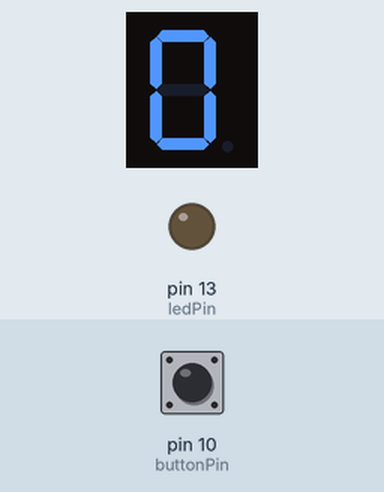
Recording of a sketch running on a simulated Arduino Uno, built with avr-gcc and run on an emulated ATmega328P. Parts: 1-digit seven-segment display, output pins drawn as LEDs (lit = HIGH). Inputs (shaded band) come from the test bench; at power-on: pin 10 (buttonPin) LOW.

Above: at 1.2 s.
1.3 s: pin 10 (buttonPin) pulled HIGH for 0.15 s
At 1.7 s:
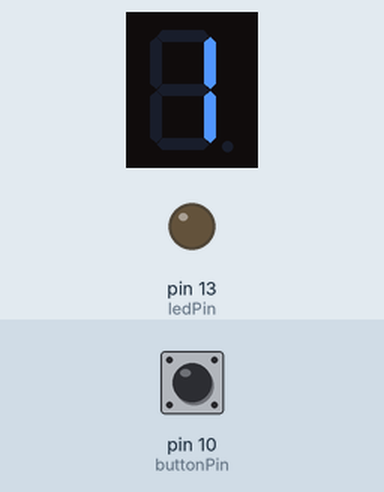
2.9 s: pin 10 (buttonPin) pulled HIGH for 1 s
At 4.1 s:
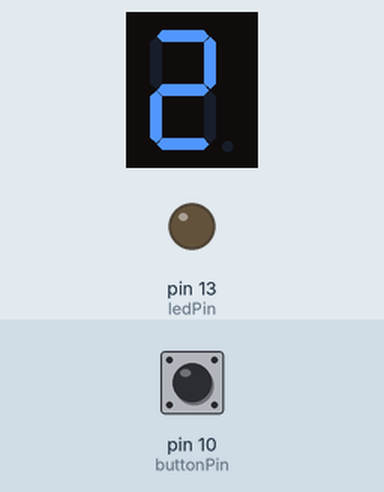
5.4 s: pin 10 (buttonPin) pulled HIGH for 0.15 s
At 6.0 s:
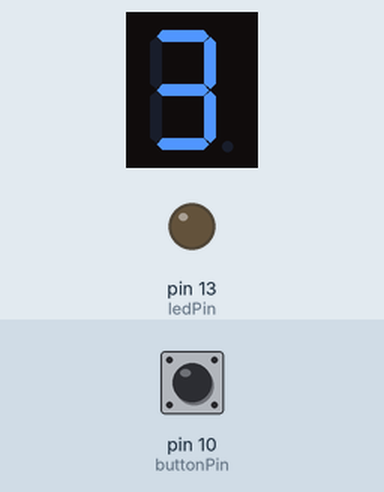
7.0 s: pin 10 (buttonPin) pulled HIGH for 1 s
At 8.4 s:
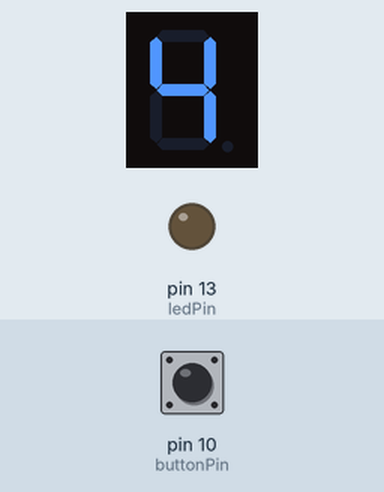
Timing chart, 0 to 10.0 s (numbered marks = the images above; inputs shaded):
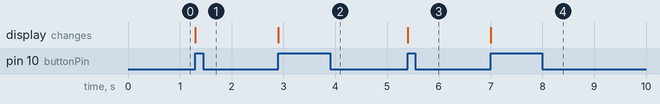

Measured:
- after the input at 1.3 s, the display: changes at once (image 1)
- after the input at 2.9 s, the display: changes at once (image 2)
- after the input at 5.4 s, the display: changes at once (image 3)
- after the input at 7.0 s, the display: changes at once (image 4)

The sketch:

SevSeg_test.ino
```cpp
#include "SevSeg.h"
SevSeg sevseg;

const int buttonPin = 10;     // the number of the pushbutton pin
const int ledPin =  13;      // the number of the LED pin

int buttonState = 0;
int intState = 0;
int numTests = 10;
bool pressed = false;

void setup(){
    byte numDigits = 1;
    byte digitPins[] = {};
    byte segmentPins[] = {6, 5, 2, 3, 4, 7, 8, 9};
    bool resistorsOnSegments = true;

    byte hardwareConfig = COMMON_CATHODE;
    sevseg.begin(hardwareConfig, numDigits, digitPins, segmentPins, resistorsOnSegments);
    sevseg.setBrightness(90);

    // initialize the LED pin as an output:
    pinMode(ledPin, OUTPUT);
    // initialize the pushbutton pin as an input:
    pinMode(buttonPin, INPUT);

    Serial.begin(9600);

    sevseg.setNumber(intState);
    sevseg.refreshDisplay();
}

void loop(){
    // read the state of the pushbutton value:
    buttonState = digitalRead(buttonPin);


    // check if the pushbutton is pressed. If it is, the buttonState is HIGH:
    if (buttonState == HIGH and !pressed) {
      pressed = true;
      intState = (intState+1)%numTests;
      sevseg.setNumber(intState);
      sevseg.refreshDisplay();
      // turn LED on:
      digitalWrite(ledPin, HIGH);
    } else {
      // turn LED off:
      digitalWrite(ledPin, LOW);
    }

    if(buttonState == LOW) {
      pressed = false;
    }
}
```
